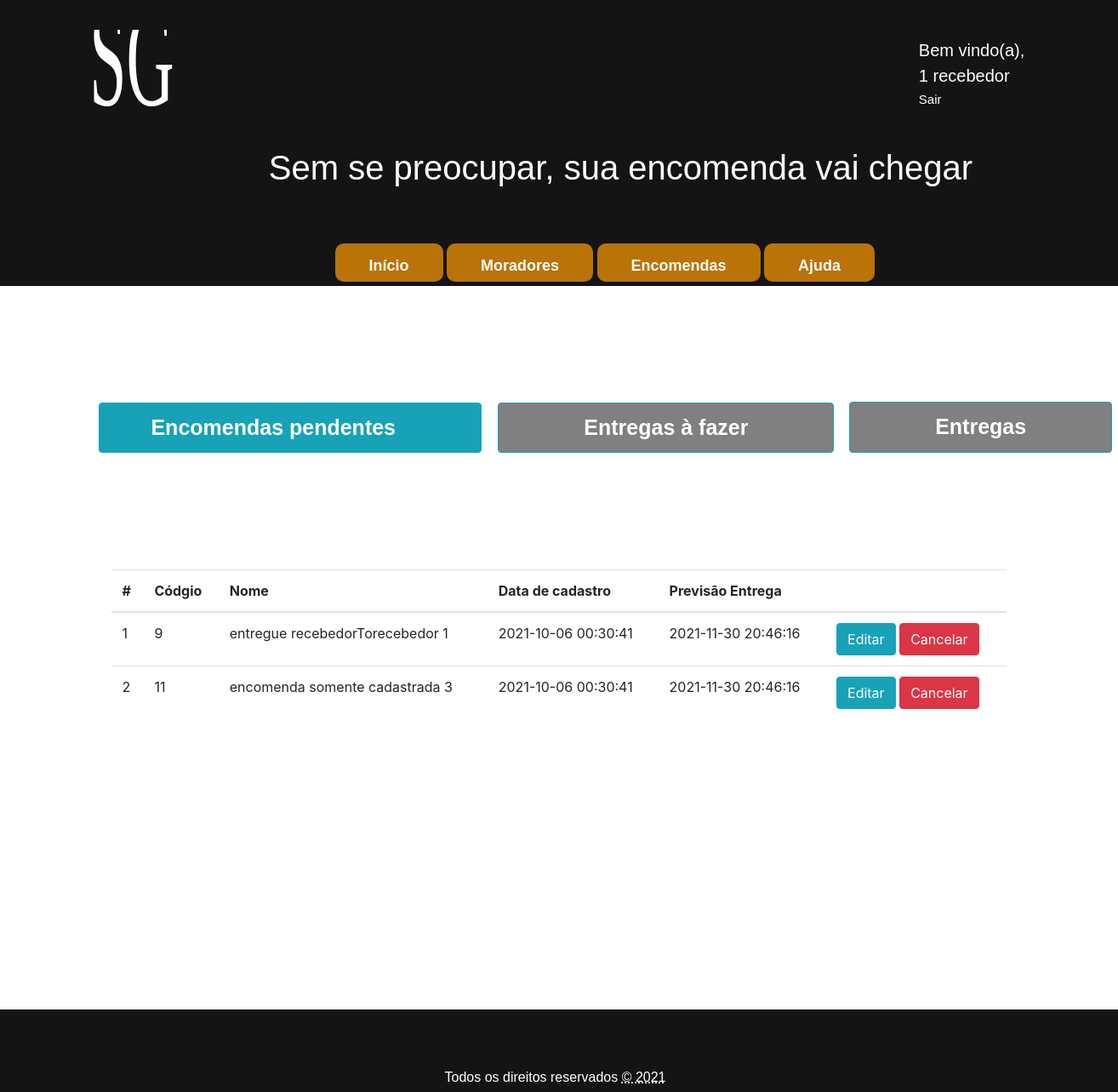
The page /pages/encomendas/editar/editar_form.php (signed in) on the database its author committed.
### tables this page shows
CREATE TABLE encomenda (
	
	id 						INT 		NOT NULL AUTO_INCREMENT,
	nome 					VARCHAR(50) NOT NULL,
	cadastrada_morador_id 	INT 		NOT NULL,
	entregador_id 			INT 		NOT NULL,	
	data_cadastro 			TIMESTAMP 	NOT NULL,
	previsao_data_entrega 	TIMESTAMP 	NULL,
	foi_entregue 			INT 		NOT NULL,
	entregador_pegou 		INT 		NOT NULL,
	excluido 				INT 		NOT NULL,
	PRIMARY KEY (id),
	FOREIGN KEY (cadastrada_morador_id) REFERENCES morador (id),
	FOREIGN KEY (entregador_id) 		REFERENCES morador (id)	
);

### database/funcoes_gerais.php (called while the page is built, shortened)
<?php
class Funcoes_gerais {
	private $conn;
	public function __construct($db) {
		$this->conn = $db;
	}
	public function lista_obj($tabela, $params = null, $fields) {
		$lista = array();
		$sql = "SELECT {$fields} FROM {$tabela} {$params}";
		$result = $this->conn->query($sql);
		if ($result->rowCount() > 0) {
			foreach ($result as $data) {
				array_push($lista, $data);
			}
		}
		return $lista;
	}
}
?>

### routers.php (called while the page is built, shortened)
<?php
$editar_encomenda_servico_path = "/SGE/src/pages/encomendas/editar/editar_servico.php";
?>

### pages/encomendas/editar/editar_form.php (the view, shortened to what this page needs)
<?php
include("../../../routers.php");
include("../../../template/top.php");
include_once "../../../database/funcoes_gerais.php";
?>
<head><link rel="stylesheet" href="./editar.css"></head>
<?php
$database = new Database();
$db = $database->getConnection();
$gerencia_obj = new Funcoes_gerais($db);
$params = "WHERE foi_entregue = 0 AND excluido = 0 AND cadastrada_morador_id = {$_SESSION['morador_logado'][0]}";
$lista_encomendas = $gerencia_obj->lista_obj('encomenda', $params, '*');
?>
<div class="btn_acao">
	<table>
		<tr>
			<th><button type='submit' class='btn btn-info' id="btn_encomenda_pendente" name='btn_cancelar_encomenda' value='0' onclick="mostra_esconde_telas(this)">Encomendas pendentes</button></th>
			<th><button type='submit' class='btn btn-info' id="btn_encomenda_entregar" name='btn_cancelar_encomenda' value='1' onclick="mostra_esconde_telas(this)">Entregas à fazer</button></th>
			<th><button type='submit' class='btn btn-info' id="btn_encomenda_recebida" name='btn_cancelar_encomenda' value='2' onclick="mostra_esconde_telas(this)">Entregas</button></th>
		</tr>
	</table>
</div>
<div class="encomenda_pendente">
	<table class="table">
		<thead>
			<tr>
				<th scope="col">#</th>
				<th scope="col">Códgio</th>
				<th scope="col">Nome</th>
				<th scope="col">Data de cadastro</th>
				<th scope="col">Previsão Entrega</th>
				<th></th>
			</tr>
		</thead>
		<tbody>
			<?php
			$qnt_encomenda = 1;
			foreach ($lista_encomendas as $encomenda) {
				echo "
			<tr>
			<td>{$qnt_encomenda}</td>
			<td>{$lista_encomendas[$qnt_encomenda-1][0]}</td>
			<td>{$lista_encomendas[$qnt_encomenda-1][1]}</td>
			<td>{$lista_encomendas[$qnt_encomenda-1][4]}</td>
			<td>{$lista_encomendas[$qnt_encomenda-1][5]}</td>
            <td>
                <form action='{$editar_encomenda_servico_path}' method='POST' name='Form'>
                    <button type='submit' class='btn btn-info' name='btn_editar' value='{$lista_encomendas[$qnt_encomenda-1][0]}'>Editar</button>
                    <button type='submit' onclick='confirm_submit()' class='btn btn-danger' name='btn_cancelar' value='{$lista_encomendas[$qnt_encomenda-1][0]}'>Cancelar</button>
                </form>
            </td>
			</tr>
				";
				$qnt_encomenda++;
			}
			?>
		</tbody>
	</table>
</div>
<?php
include("../../../template/bottom.php");
?>

### public/css/top.css (style rules this page uses)
body { background-color: rgba(255,255,255,1); }

### pages/encomendas/editar/editar.css (style rules this page uses)
.btn_acao { margin: 10% 0px 0px 7%; }
.btn_acao button[type="submit"] { position: relative; float: left; font-family: Arial; font-size: 25px; font-weight: bold; text-align: center; margin: 1% 20px 70px 5%; padding: 10px 100px 10px 100px; }
#btn_encomenda_pendente { padding: 10px 100px 10px 60px; text-align: center; }
.table { position: relative; margin: 5% auto; width: 80%; }

### rows shown on the page
encomenda: id "9", nome "entregue recebedorTorecebedor 1", data_cadastro "2021-10-06 00:30:41", previsao_data_entrega "2021-11-30 20:46:16"
encomenda: id "11", nome "encomenda somente cadastrada 3", data_cadastro "2021-10-06 00:30:41", previsao_data_entrega "2021-11-30 20:46:16"

### other values the page prints
$_SESSION['morador_logado'][1] "1 recebedor"
